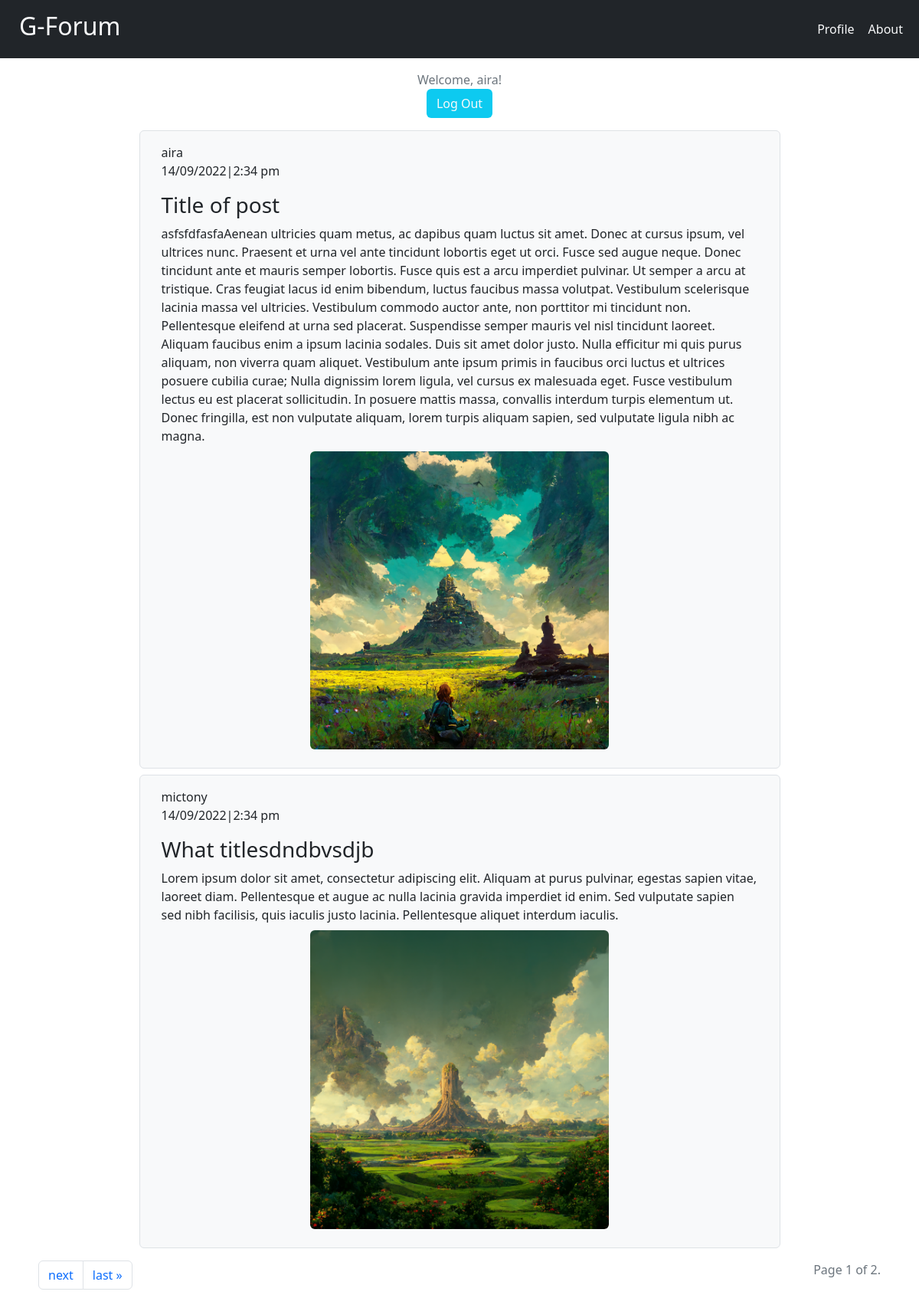
Screenshot of / (signed in) with the database file from the repository.
### core/models.py (models this page shows, shortened)
class Post(models.Model):
    title = models.CharField(max_length=50, blank=True)
    author = models.ForeignKey(User, on_delete=models.CASCADE, default='01')
    description = models.TextField(blank=True, null=True)
    images = models.ImageField()

### core/views.py (the view)
# urls.py: path('', PostView.as_view(), name="home"),
class PostView(ListView):
    model = Post
    paginate_by: int = 2
    context_object_name = 'posts'
    template_name = 'home.html'
    ordering = ['title']
    @method_decorator(login_required)
    def dispatch(self, *args, **kwargs):
        return super().dispatch(*args, **kwargs)

### core/templates/home.html (shortened to what this page needs)
{% extends 'base.html' %}
{% load static %}
{% block content %}
<div class="container w-100">
    <div class=" my-3 text-muted msg d-flex flex-column justify-content-center align-items-center">
        {% if user.is_authenticated %}
        Welcome, {{ user.username }}!
        <a class="btn text-light bg-info" href="{% url 'logout' %}">Log Out</a>
        {% else %}
        <p>You are not logged in</p>
        <a href="{% url 'login' %}">Log In</a>
        {% endif %}
    </div>
    {% for post in posts%}
    <div class="  blog-post border rounded my-2 p-3  bg-light w-75 mx-auto ">
        <div class="container w-100">
            <div class="card-header">
                <div class="author ">{{ post.author.username}}</div>
                <p class="date fw-light">14/09/2022|2:34 pm</p>
            </div>
            <h3>{{post.title}}</h3>
            <div class="d-flex flex-column w-40">
                <div class="text-md-left w-100">{{post.description}}</div>
                <img class="img-fluid rounded align-self-center m-2 post-image w-50" src={{post.images.url}}
                    alt="image of the post">
            </div>
        </div>
    </div>
    {% endfor%}
    <span class=" d-flex flex-row justify-content-between p-2">
        {% if page_obj.has_next %}
        <ul class="pagination">
            <li class="page-item">
                <a class="page-link" href="?page={{ page_obj.next_page_number }}">next</a>
            </li>
            <li class="page-item">
                <a class="page-link" href="?page={{ page_obj.paginator.num_pages }}">last &raquo;</a>
            </li>
        </ul>
        {% endif %}
        <span class="text-muted">
            Page {{ page_obj.number }} of {{ page_obj.paginator.num_pages }}.
        </span>
    </span>
</div>
{% endblock content %}

### core/static/css/styles.css (style rules this page uses)
html { height: 100vh; }
body { min-height: 100vh; }

### rows the page displays
Post: author.username "aira", title "Title of post", description "asfsfdfasfaAenean ultricies quam metus, ac dapibus quam luctus sit amet. Donec at cursus ipsum, vel ultrices nunc. Praesent et urna vel ante tincidunt lobortis eget ut orci. Fusce sed augue neque. Donec tincidunt ante et mauris semper lobortis. Fusce quis est a arcu imperdiet pulvinar. Ut semper a arcu at tristique. Cras feugiat lacus id enim bibendum, luctus faucibus massa volutpat. Vestibulum scelerisque lacinia massa vel ultricies. Vestibulum commodo auctor ante, non porttitor mi tincidunt non. Pellentesque eleifend at urna sed placerat. Suspendisse semper mauris vel nisl tincidunt laoreet. Aliquam faucibus enim a ipsum lacinia sodales. Duis sit amet dolor justo. Nulla efficitur mi quis…", images (picture)
Post: author.username "mictony", title "What titlesdndbvsdjb", description "Lorem ipsum dolor sit amet, consectetur adipiscing elit. Aliquam at purus pulvinar, egestas sapien vitae, laoreet diam. Pellentesque et augue ac nulla lacinia gravida imperdiet id enim. Sed vulputate sapien sed nibh facilisis, quis iaculis justo lacinia. Pellentesque aliquet interdum iaculis.", images (picture)

### other values shown
{{ user.username }} "aira"
{{ page_obj.number }} "1"
{{ page_obj.paginator.num_pages }} "2"
